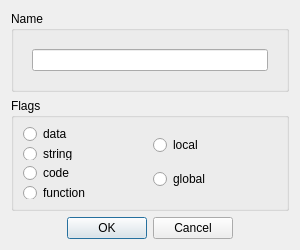
<?xml version="1.0" encoding="UTF-8"?>
<ui version="4.0">
 <class>LabelDialog</class>
 <widget class="QDialog" name="LabelDialog">
  <property name="geometry">
   <rect>
    <x>0</x>
    <y>0</y>
    <width>300</width>
    <height>250</height>
   </rect>
  </property>
  <property name="sizePolicy">
   <sizepolicy hsizetype="Preferred" vsizetype="Preferred">
    <horstretch>0</horstretch>
    <verstretch>0</verstretch>
   </sizepolicy>
  </property>
  <property name="minimumSize">
   <size>
    <width>300</width>
    <height>250</height>
   </size>
  </property>
  <property name="maximumSize">
   <size>
    <width>600</width>
    <height>250</height>
   </size>
  </property>
  <property name="windowTitle">
   <string>Label</string>
  </property>
  <layout class="QHBoxLayout" name="horizontalLayout_2">
   <item>
    <layout class="QVBoxLayout" name="MainLayout">
     <item>
      <widget class="QGroupBox" name="NameGroup">
       <property name="title">
        <string>Name</string>
       </property>
       <layout class="QHBoxLayout" name="horizontalLayout_3">
        <item>
         <widget class="QFrame" name="NameFrame">
          <layout class="QHBoxLayout" name="horizontalLayout">
           <item>
            <widget class="QLineEdit" name="LabelName"/>
           </item>
          </layout>
         </widget>
        </item>
       </layout>
      </widget>
     </item>
     <item>
      <spacer name="verticalSpacer">
       <property name="orientation">
        <enum>Qt::Vertical</enum>
       </property>
       <property name="sizeHint" stdset="0">
        <size>
         <width>20</width>
         <height>40</height>
        </size>
       </property>
      </spacer>
     </item>
     <item>
      <widget class="QGroupBox" name="FlagsGroup">
       <property name="title">
        <string>Flags</string>
       </property>
       <layout class="QHBoxLayout" name="horizontalLayout_4">
        <item>
         <layout class="QVBoxLayout" name="LabelTypeLayout">
          <item>
           <widget class="QRadioButton" name="DataButton">
            <property name="text">
             <string>data</string>
            </property>
            <attribute name="buttonGroup">
             <string notr="true">LabelTypeGroup</string>
            </attribute>
           </widget>
          </item>
          <item>
           <widget class="QRadioButton" name="StringButton">
            <property name="text">
             <string>string</string>
            </property>
            <attribute name="buttonGroup">
             <string notr="true">LabelTypeGroup</string>
            </attribute>
           </widget>
          </item>
          <item>
           <widget class="QRadioButton" name="CodeButton">
            <property name="text">
             <string>code</string>
            </property>
            <attribute name="buttonGroup">
             <string notr="true">LabelTypeGroup</string>
            </attribute>
           </widget>
          </item>
          <item>
           <widget class="QRadioButton" name="FunctionButton">
            <property name="text">
             <string>function</string>
            </property>
           </widget>
          </item>
         </layout>
        </item>
        <item>
         <layout class="QVBoxLayout" name="LabelVisibilityLayout">
          <item>
           <widget class="QRadioButton" name="LocalButton">
            <property name="text">
             <string>local</string>
            </property>
            <attribute name="buttonGroup">
             <string notr="true">LabelVisibilityGroup</string>
            </attribute>
           </widget>
          </item>
          <item>
           <widget class="QRadioButton" name="GlobalButton">
            <property name="text">
             <string>global</string>
            </property>
            <attribute name="buttonGroup">
             <string notr="true">LabelVisibilityGroup</string>
            </attribute>
           </widget>
          </item>
         </layout>
        </item>
       </layout>
      </widget>
     </item>
     <item>
      <widget class="QDialogButtonBox" name="ButtonBox">
       <property name="standardButtons">
        <set>QDialogButtonBox::Cancel|QDialogButtonBox::Ok</set>
       </property>
       <property name="centerButtons">
        <bool>true</bool>
       </property>
      </widget>
     </item>
    </layout>
   </item>
  </layout>
 </widget>
 <resources/>
 <connections/>
 <buttongroups>
  <buttongroup name="LabelVisibilityGroup"/>
  <buttongroup name="LabelTypeGroup"/>
 </buttongroups>
</ui>
